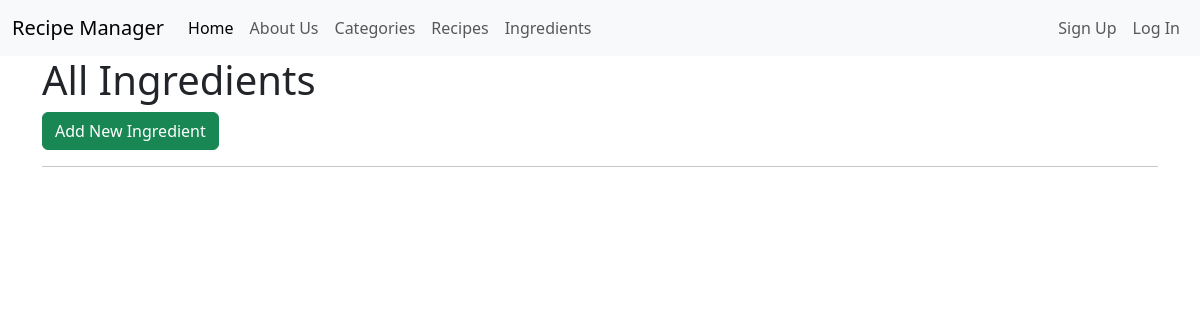
Before: /recipes/ingredients/ with the older database file.
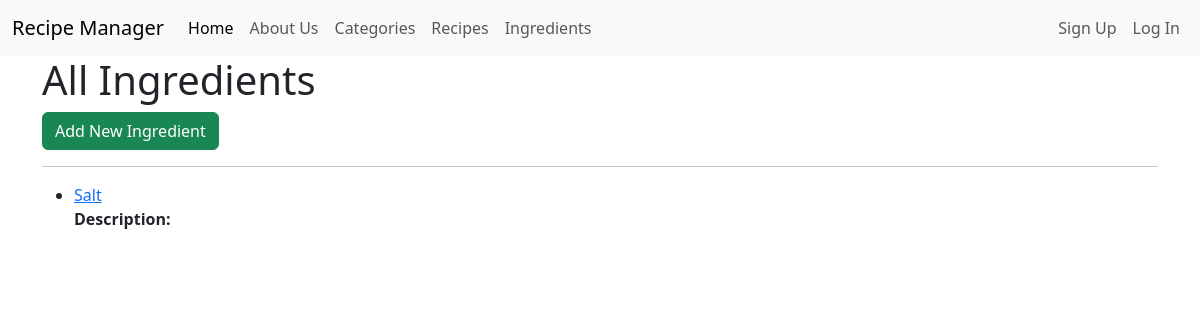
After: the same page with the newer database file.
### recipes/models.py (models this page shows, shortened)
class Ingredient(models.Model):
    name = models.CharField(max_length=150, unique=True)
    description = models.TextField(blank=True)
    class Meta:
        verbose_name = 'Ingredient'
        verbose_name_plural = 'Ingredients'
        ordering = ['name']

### recipes/views.py (the view)
# urls.py: path('ingredients/', IngredientListView.as_view(), name='ingredients_list'),
class IngredientListView(ListView):
    model = Ingredient
    template_name = 'ingredients/list.html'
    context_object_name = 'ingredients'

### templates/ingredients/list.html (shortened to what this page needs)
{% extends 'base.html' %}
{% block content %}
    <h1>All Ingredients</h1>
    <a href="{% url 'ingredients_new' %}" class="btn btn-success">Add New Ingredient</a>
    <hr>
    <ul>
        {% for ingredient in ingredients %}
            <li>
                <a href= "{% url 'ingredients_detail' ingredient.id %}">{{ ingredient.name }}</a>
                <p><strong>Description:</strong> {{ ingredient.description }}</p>
            </li>
        {% endfor %}
    </ul>
{% endblock content %}

Changed rows visible on the page:
added Ingredient: name "Salt"
